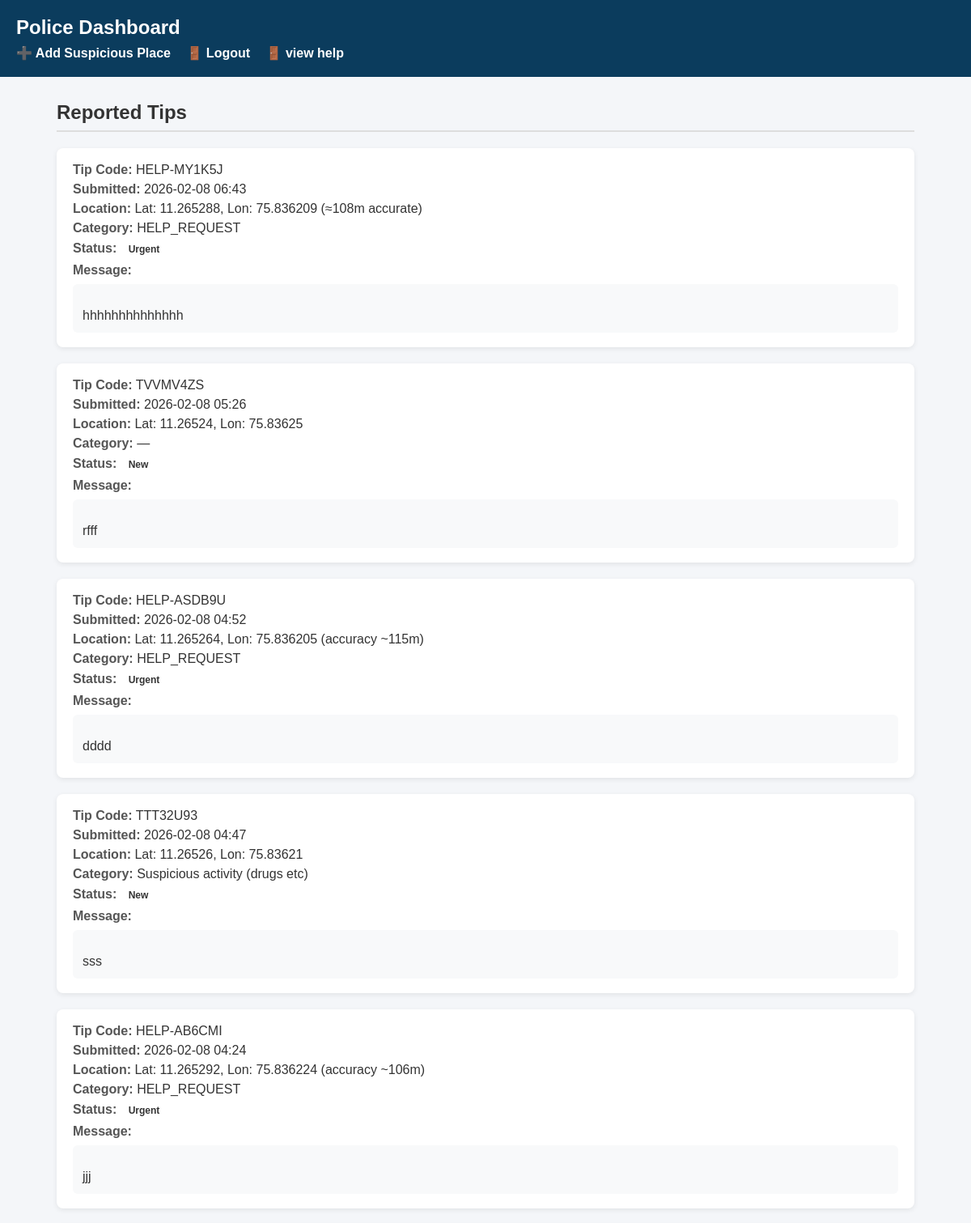
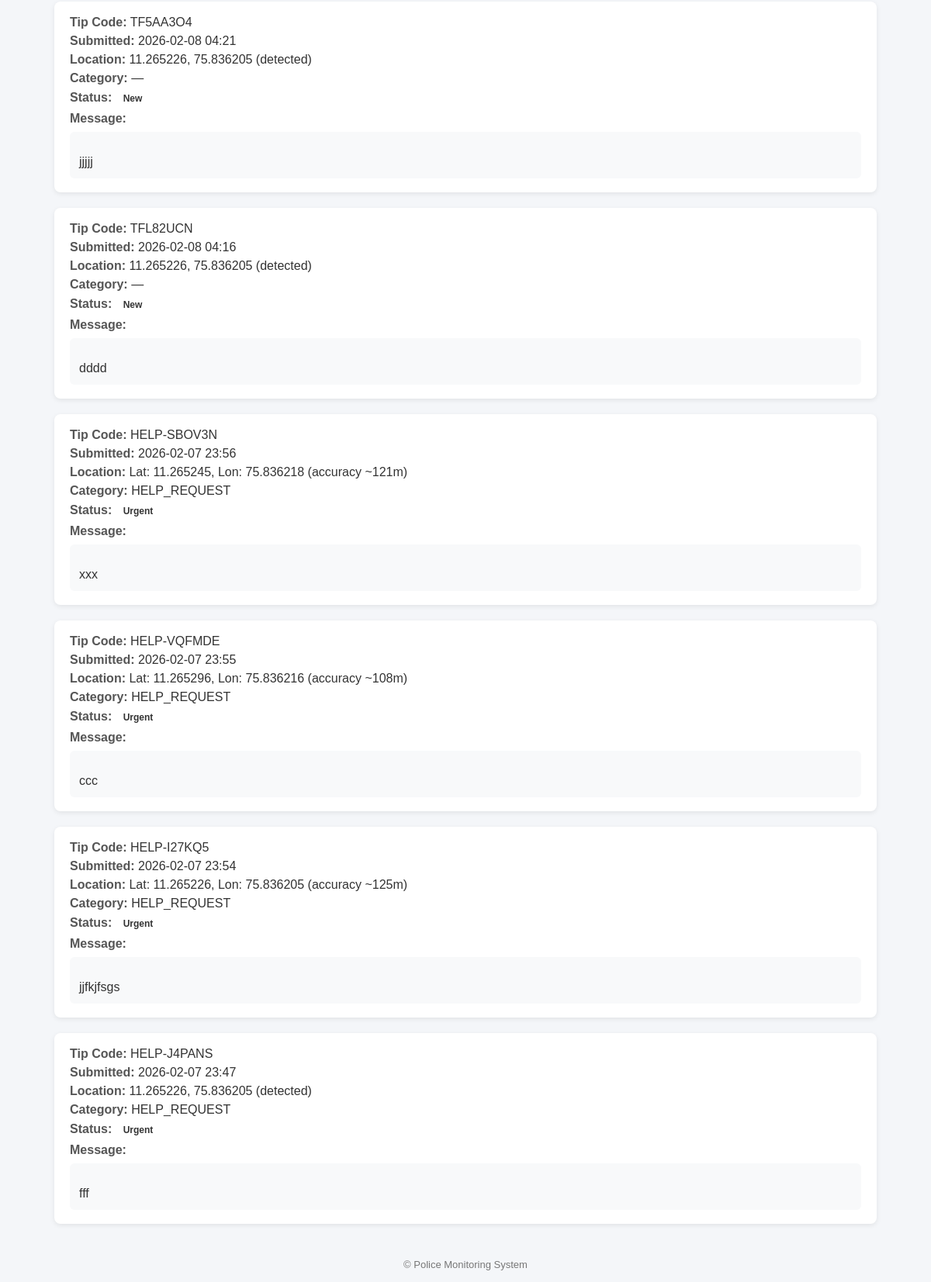
/admin (signed in), run on the app's committed database (2 pictures, top to bottom).
### tables this page shows
CREATE TABLE tips (
            id INTEGER PRIMARY KEY AUTOINCREMENT,
            tip_code TEXT UNIQUE NOT NULL,
            access_code TEXT NOT NULL,
            message TEXT NOT NULL,
            category TEXT,
            location TEXT,
            created_at TEXT NOT NULL,
            status TEXT DEFAULT 'New'
        );

### app.py (the view)
@app.route('/admin')
def admin():
    if 'police' not in session:
        flash('Please login first', 'error')
        return redirect(url_for('home'))
    with get_db() as conn:
        tips = conn.execute('''
            SELECT * FROM tips
            ORDER BY created_at DESC
        ''').fetchall()
    return render_template('admin.html', tips=tips)

### app.py (called while the page is built)
def get_db():
    conn = sqlite3.connect("tips.db")
    conn.row_factory = sqlite3.Row
    return conn

def init_db():
    with get_db() as conn:
        conn.execute('''
        CREATE TABLE IF NOT EXISTS tips (
            id INTEGER PRIMARY KEY AUTOINCREMENT,
            tip_code TEXT UNIQUE NOT NULL,
            access_code TEXT NOT NULL,
            message TEXT NOT NULL,
            category TEXT,
            location TEXT,
            created_at TEXT NOT NULL,
            status TEXT DEFAULT 'New'
        )
        ''')
        conn.execute('''
        CREATE TABLE IF NOT EXISTS suspicious_places (
            id INTEGER PRIMARY KEY AUTOINCREMENT,
            name TEXT NOT NULL,
            description TEXT,
            location TEXT,
            added_at TEXT NOT NULL,
            is_active INTEGER DEFAULT 1
        )
        ''')
        conn.commit()

@app.before_request
def setup_db():
    init_db()

### templates/admin.html (shortened to what this page needs)
<!DOCTYPE html>
<html lang="en">
<head>
</head>
<body>
<header>
  <h1>Police Dashboard</h1>
  <nav>
    <a href="{{ url_for('add_place') }}">➕ Add Suspicious Place</a>
    <a href="{{ url_for('logout') }}">🚪 Logout</a>
    <a href="{{ url_for('help_view') }}">🚪 view help</a>
  </nav>
</header>
<div class="container">
  <h2>Reported Tips</h2>
  {% if tips %}
    {% for tip in tips %}
      <div class="tip-card">
        <div class="tip-row">
          <span class="label">Tip Code:</span> {{ tip['tip_code'] }}
        </div>
        <div class="tip-row">
          <span class="label">Submitted:</span> {{ tip['created_at'] }}
        </div>
        <div class="tip-row">
          <span class="label">Location:</span> {{ tip['location'] or '—' }}
        </div>
        <div class="tip-row">
          <span class="label">Category:</span> {{ tip['category'] or '—' }}
        </div>
        <div class="tip-row">
          <span class="label">Status:</span>
          <span class="status {{ tip['status']|lower }}">
            {{ tip['status'] }}
          </span>
        </div>
        <div class="label">Message:</div>
        <div class="message">
          {{ tip['message'] }}
        </div>
      </div>
    {% endfor %}
  {% else %}
    <div class="empty">
      No tips have been reported yet.
    </div>
  {% endif %}
</div>
<footer>
  © Police Monitoring System
</footer>
</body>
</html>

### templates/admin.html (style rules this page uses)
* { box-sizing: border-box; font-family: Arial, Helvetica, sans-serif; }
body { margin: 0; background-color: #f4f6f9; color: #333; }
header { background-color: #0b3c5d; color: white; padding: 20px; }
header h1 { margin: 0; font-size: 24px; }
nav { margin-top: 8px; }
nav a { color: #fff; text-decoration: none; margin-right: 15px; font-weight: bold; }
.container { max-width: 1100px; margin: 30px auto; padding: 0 20px; }
h2 { margin-bottom: 20px; border-bottom: 2px solid #ddd; padding-bottom: 8px; }
.tip-card { background: #fff; border-radius: 8px; padding: 18px 20px; margin-bottom: 20px; box-shadow: 0 2px 6px rgba(0, 0, 0, 0.08); }
.tip-row { margin-bottom: 6px; }
.label { font-weight: bold; color: #555; }
.status { display: inline-block; padding: 4px 10px; border-radius: 12px; font-size: 12px; font-weight: bold; }
.message { background-color: #f8f9fa; padding: 12px; border-radius: 6px; margin-top: 8px; white-space: pre-line; }
footer { text-align: center; padding: 15px; font-size: 13px; color: #777; }

### data on the page
tips: tip_code "HELP-MY1K5J", created_at "2026-02-08 06:43", location "Lat: 11.265288, Lon: 75.836209 (≈108m accurate)", category "HELP_REQUEST", status "Urgent", message "hhhhhhhhhhhhhh"
tips: tip_code "TVVMV4ZS", created_at "2026-02-08 05:26", location "Lat: 11.26524, Lon: 75.83625", category "—", status "New", message "rfff"
tips: tip_code "HELP-ASDB9U", created_at "2026-02-08 04:52", location "Lat: 11.265264, Lon: 75.836205 (accuracy ~115m)", category "HELP_REQUEST", status "Urgent", message "dddd"
tips: tip_code "TTT32U93", created_at "2026-02-08 04:47", location "Lat: 11.26526, Lon: 75.83621", category "Suspicious activity (drugs etc)", status "New", message "sss"
tips: tip_code "HELP-AB6CMI", created_at "2026-02-08 04:24", location "Lat: 11.265292, Lon: 75.836224 (accuracy ~106m)", category "HELP_REQUEST", status "Urgent", message "jjj"
tips: tip_code "TF5AA3O4", created_at "2026-02-08 04:21", location "11.265226, 75.836205 (detected)", category "—", status "New", message "jjjjj"
tips: tip_code "TFL82UCN", created_at "2026-02-08 04:16", location "11.265226, 75.836205 (detected)", category "—", status "New", message "dddd"
tips: tip_code "HELP-SBOV3N", created_at "2026-02-07 23:56", location "Lat: 11.265245, Lon: 75.836218 (accuracy ~121m)", category "HELP_REQUEST", status "Urgent", message "xxx"
tips: tip_code "HELP-VQFMDE", created_at "2026-02-07 23:55", location "Lat: 11.265296, Lon: 75.836216 (accuracy ~108m)", category "HELP_REQUEST", status "Urgent", message "ccc"
tips: tip_code "HELP-I27KQ5", created_at "2026-02-07 23:54", location "Lat: 11.265226, Lon: 75.836205 (accuracy ~125m)", category "HELP_REQUEST", status "Urgent", message "jjfkjfsgs"
tips: tip_code "HELP-J4PANS", created_at "2026-02-07 23:47", location "11.265226, 75.836205 (detected)", category "HELP_REQUEST", status "Urgent", message "fff"
